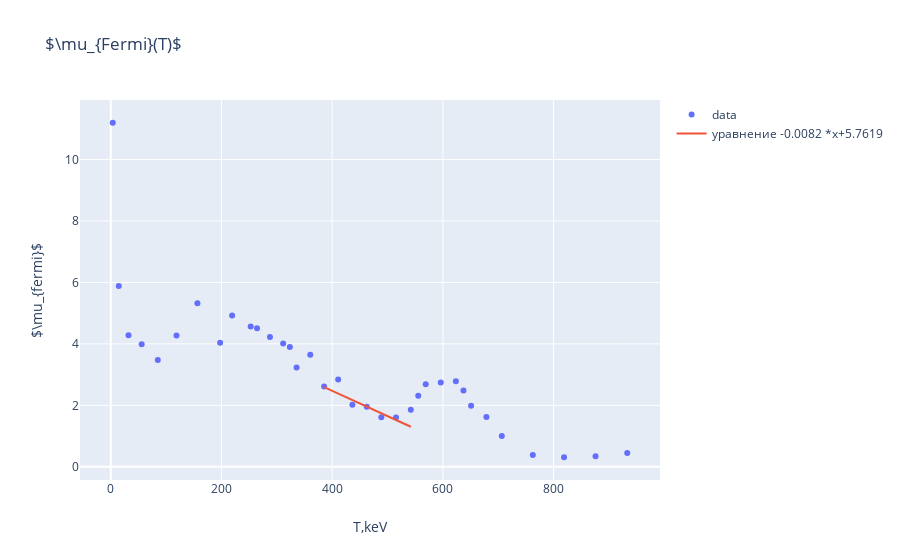

Notebook code for this chart:
### Code cell
a,b = fit (table.iloc[7:11,4],table.iloc[7:11,5])
x = np.linspace(table.iloc[9,4],table.iloc[13,4],100)
y = x*a+b

fig3 = go.Figure()
fig3.add_trace(go.Scatter(x = table.iloc[:,4],y=table.iloc[:,5],
                    mode='markers',name='data'))
fig3.add_trace(go.Scatter(x = x,y = y, mode='lines',name = 'уравнение %.4f *x+%.4f' % (a,b)))

fig3.update_layout(xaxis_title='T,keV',
                   yaxis_title='$\mu_{fermi}$',
                   title=go.layout.Title(
                       text="$\mu_{Fermi}(T)$"))

fig3.show()
